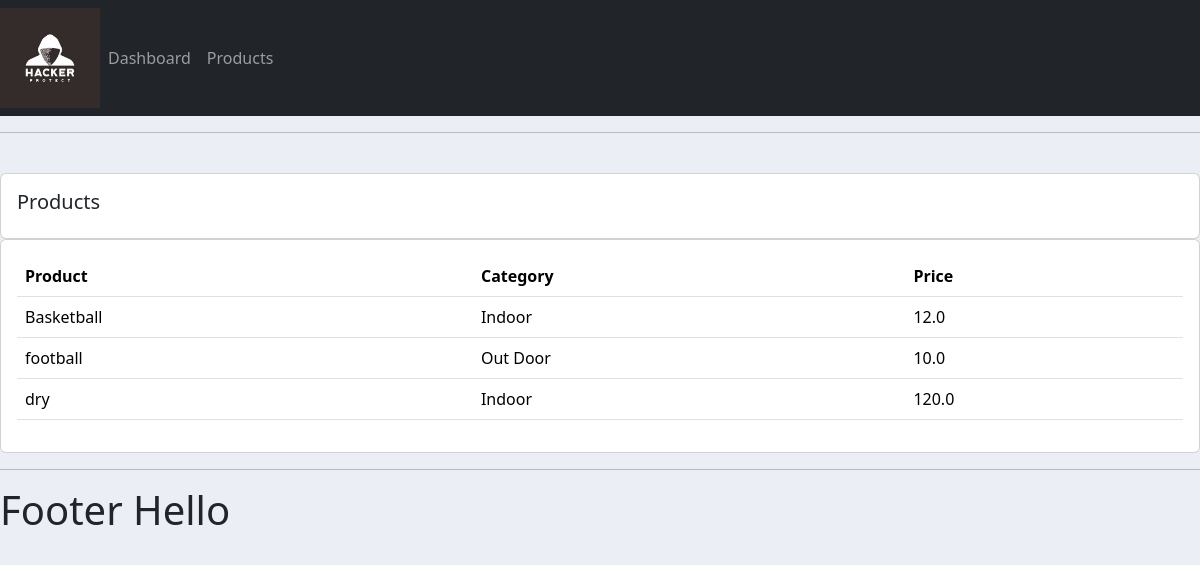
Screenshot of /products/ with the database file from the repository.
### accounts/models.py (models this page shows, shortened)
class Product(models.Model):
    CATEGORY = [
        ('Indoor',"Indoor"),
        ('Out Door',"Out Door")
    ]
    name = models.CharField(max_length = 50 , null = True)
    price = models.FloatField( null = True)
    category = models.CharField(max_length = 50 , null = True , choices = CATEGORY)
    describtion = models.TextField(max_length = 200 , null = True)
    date_created = models.DateField(auto_now_add = True, null = True)
    tags = models.ManyToManyField(Tag)

### accounts/views.py (the view)
# urls.py: path('products/',views.products , name = "products"),
def products(request):
    products = Product.objects.all()
    return render(request,'accounts/products.html' , {"products":products})

### accounts/templates/accounts/products.html
{%  extends 'accounts/main.html' %}
{% block content %}
		<br>
		<div class="row">
			<div class="col-md">
				<div class="card card-body">
					<h5>Products</h5>
				</div>
				<div class="card card-body">
					<table class="table">
						<tr>
							<th>Product</th>
							<th>Category</th>
							<th>Price</th>
						</tr>
                        {% for product in products %}
                        <tr>
                            <td>{{product.name}}</td>
                            <td>{{product.category}}</td>
                            <td>{{product.price}}</td>
                        </tr>
                        {% endfor %}
					</table>
				</div>
			</div>
		</div>
{% endblock content %}

### static/css/main.css (style rules this page uses)
body { background-color: #ebeff5; }

### rows the page displays
Product: name "Basketball", category "Indoor", price "12.0"
Product: name "football", category "Out Door", price "10.0"
Product: name "dry", category "Indoor", price "120.0"
